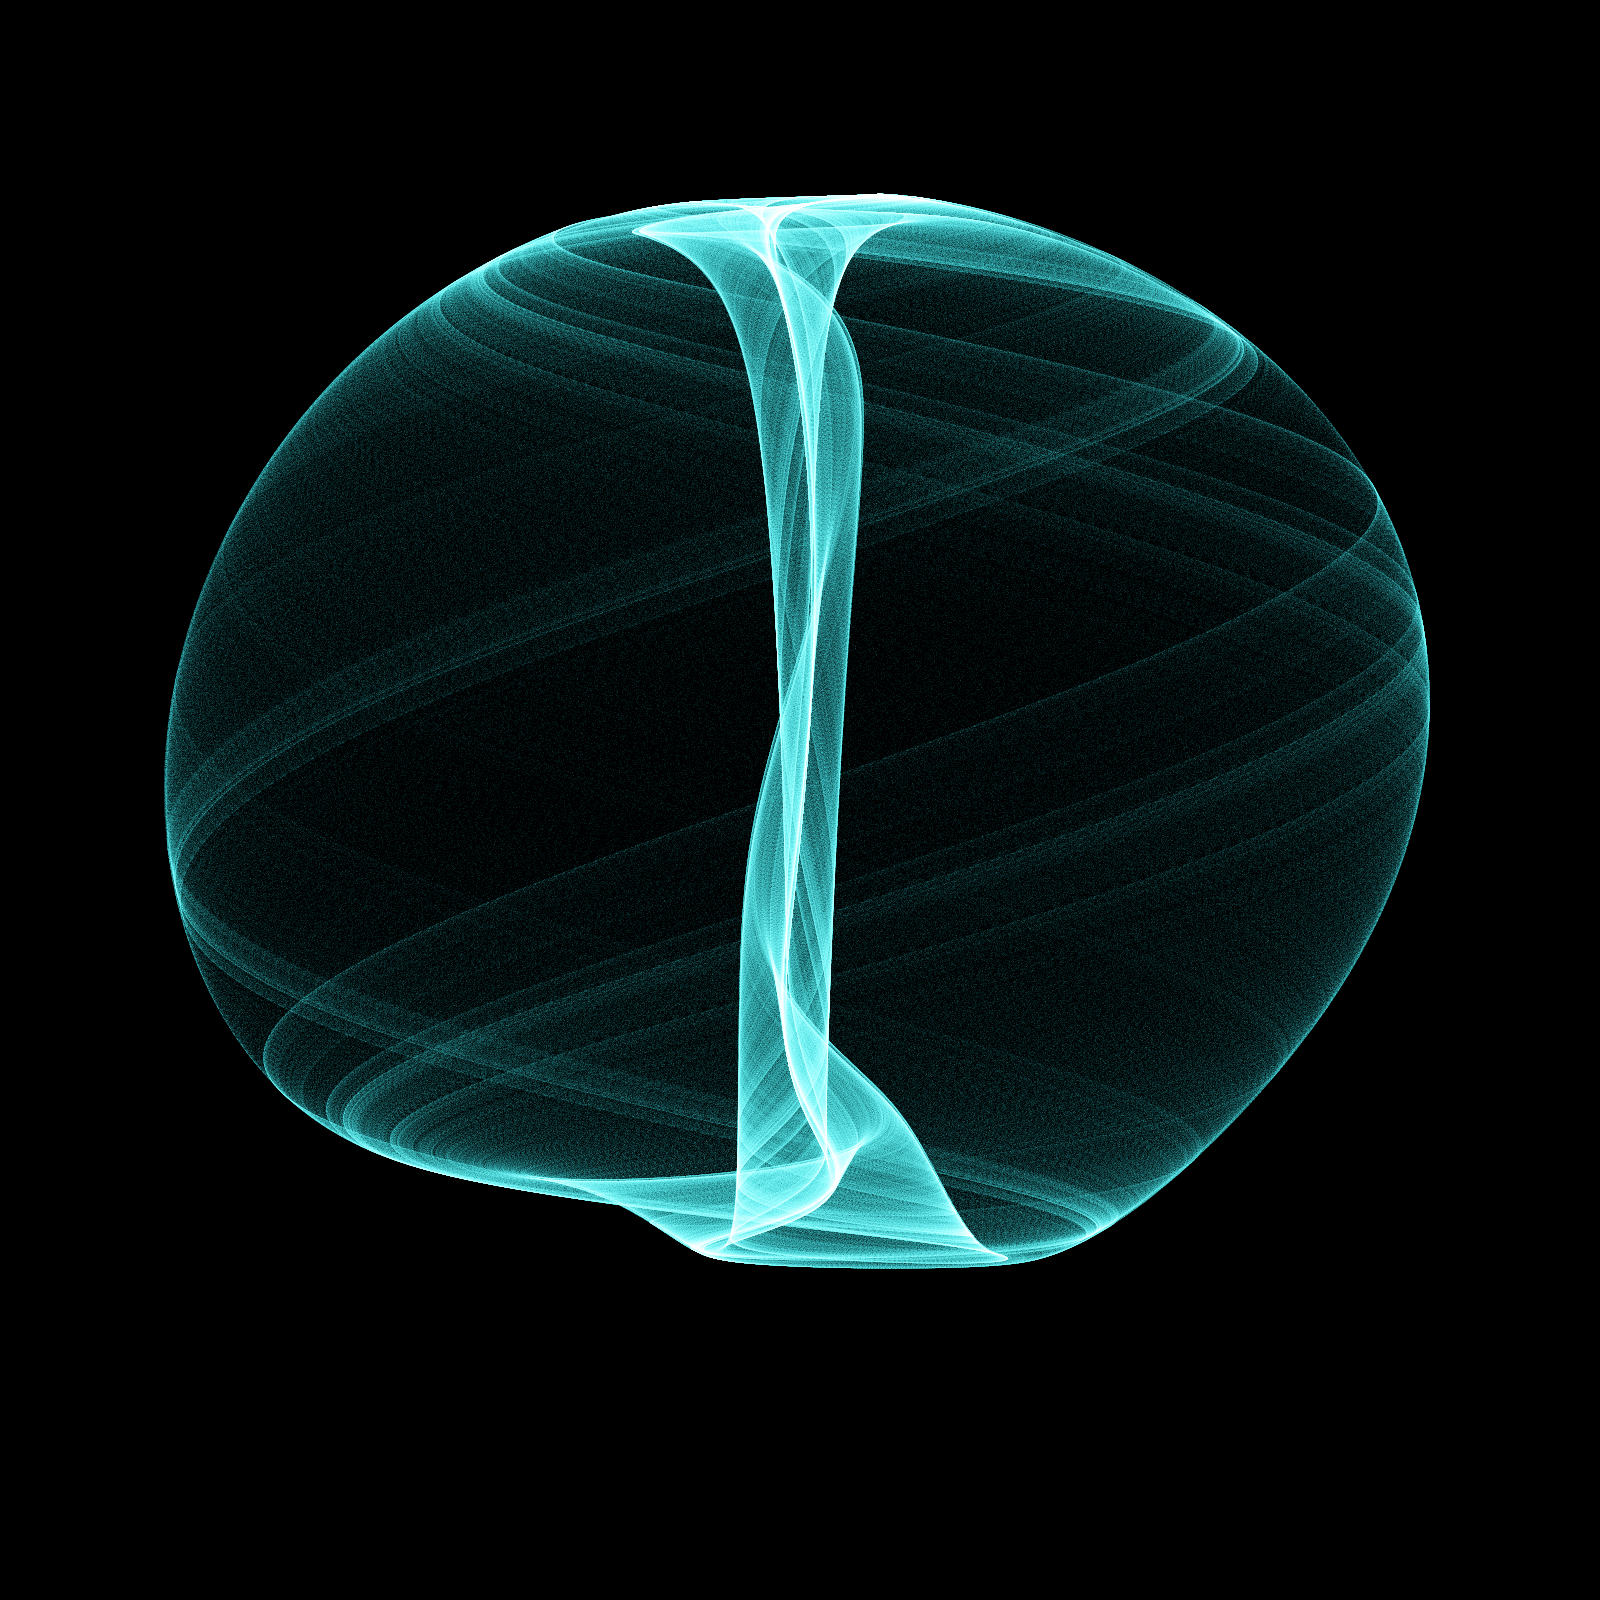

Python code for this plot:
import math
import numpy as np

import matplotlib
import matplotlib.pyplot as plt

def aizawa(x, y, z, a=0.95, b=0.7, c=0.65, d=3.5, e=0.25, f=0.1):
    x_prime = (z - b) * x - d * y
    y_prime = d * x + (z - b) * y
    z_prime = c + a * z - (z ** 3) / 3. - x ** 2 + f * z * x ** 3
    return x_prime, y_prime, z_prime

# how many steps we propagate
nb_iters = int(1e7)
dt = 0.01

# rather than draw the attractor directly, let's
# instead use a histogram to determine where we
# spend most of our time
h, w = 1600, 1600
hist = np.zeros((h, w), dtype=int)

x_min = -3.15
x_max = 2.9

y_min = x_min * (h / w)
y_max = x_max * (h / w)

print('x_min: ', x_min)
print('x_max: ', x_max)
print('y_min: ', y_min)
print('y_max: ', y_max)

x, y, z = 0.1, 0, 0

for i in range(nb_iters):
    x_prime, y_prime, z_prime = aizawa(x, y, z)

    x += x_prime * dt
    y += y_prime * dt
    z += z_prime * dt

    # allow particles to settle
    if nb_iters < int(5e1):
        continue

    x_i = int( (x - x_min) * w / (x_max - x_min) )
    # we are only plotting the x and z axes here
    y_i = int( (z - y_min) * h / (y_max - y_min) )
    if (x_i >= 0 and x_i < w \
        and y_i >= 0 and y_i < h):
        # remember that matrix is row by columns
        hist[y_i, x_i] += 1

im = np.zeros((h, w, 3), dtype=int)
sens = 1e-2
color = (36, 169, 174)
for i in range(h):
    for j in range(w):
        val = hist[i, j]
        r = int((1. - math.exp(-sens * val * color[0])) * 255)
        g = int((1. - math.exp(-sens * val * color[1])) * 255)
        b = int((1. - math.exp(-sens * val * color[2])) * 255)
        im[i, j, :] = r, g, b

plt.axis('off')

plt.imshow(im)

plt.savefig('aizawa.png', dpi=600.)

plt.show()
